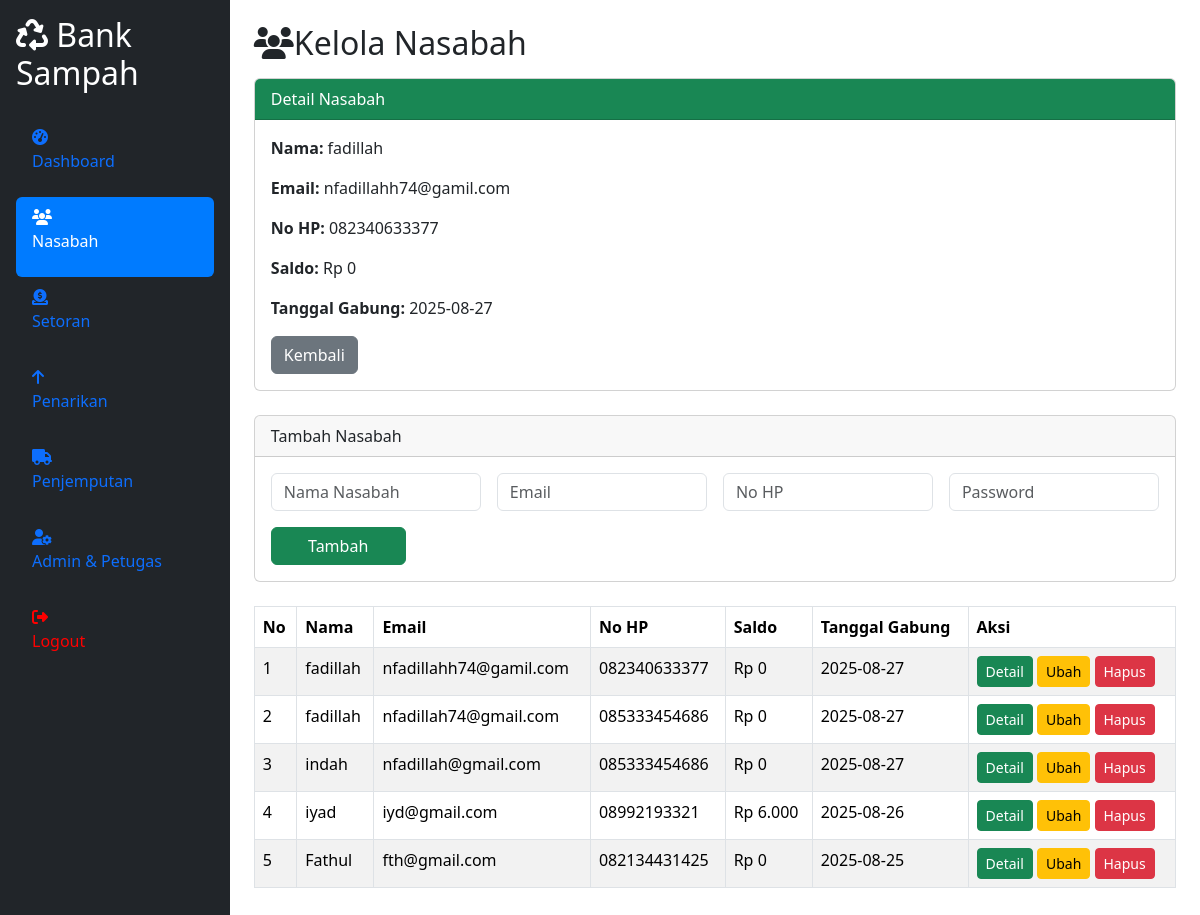
The page /nasabah.php?detail=7 (signed in) on the database its author committed.
### tables this page shows
CREATE TABLE `users` (
  `id` int(11) NOT NULL,
  `nama` varchar(100) NOT NULL,
  `email` varchar(100) NOT NULL,
  `password` varchar(255) NOT NULL,
  `no_hp` varchar(20) DEFAULT NULL,
  `alamat` text DEFAULT NULL,
  `role` enum('nasabah','admin','petugas') DEFAULT 'nasabah',
  `created_at` date NOT NULL DEFAULT current_timestamp(),
  `nama_lengkap` varchar(255) DEFAULT NULL,
  `gender` enum('Pria','Wanita') DEFAULT NULL,
  `foto` varchar(255) DEFAULT NULL
);

### nasabah.php (the view, shortened to what this page needs)
<?php
include "conn.php";
$active_page = 'nasabah';
$result = $conn->query("SELECT u.id, u.nama, u.email, u.no_hp, u.created_at,
                        IFNULL(s.total_saldo,0) as saldo
                        FROM users u
                        LEFT JOIN saldo s ON u.id = s.user_id
                        WHERE u.role='nasabah'
                        ORDER BY u.created_at DESC");
$detail_nasabah = null;
if (isset($_GET['detail'])) {
    $id = (int) $_GET['detail'];
    $detail = $conn->query("SELECT u.*, IFNULL(s.total_saldo,0) as saldo
                            FROM users u
                            LEFT JOIN saldo s ON u.id=s.user_id
                            WHERE u.id=$id");
    if ($detail->num_rows > 0) {
        $detail_nasabah = $detail->fetch_assoc();
    }
}
?>
<!DOCTYPE html>
<html lang="id">
<head>
  <link href="https://cdn.jsdelivr.net/npm/bootstrap@5.3.2/dist/css/bootstrap.min.css" rel="stylesheet">
  <link rel="stylesheet" href="https://cdnjs.cloudflare.com/ajax/libs/font-awesome/6.5.0/css/all.min.css">
</head>
<body>
<div class="wrapper d-flex">
  <aside class="main-sidebar sidebar-dark-primary bg-dark p-3">
    <h2 class="text-white"><i class="fas fa-recycle"></i> Bank Sampah</h2>
    <ul class="nav nav-pills nav-sidebar flex-column mt-4">
      <li class="nav-item">
        <a href="dashboard.php" class="nav-link <?php if ($active_page=='dashboard') echo 'active'; ?>">
          <i class="fas fa-tachometer-alt"></i> <p>Dashboard</p>
        </a>
      </li>
      <li class="nav-item">
        <a href="nasabah.php" class="nav-link <?php if ($active_page=='nasabah') echo 'active'; ?>">
          <i class="fas fa-users"></i> <p>Nasabah</p>
        </a>
      </li>
      <li class="nav-item">
          <a href="transaksi_setor.php" class="nav-link <?php if ($active_page == 'transaksi_setor') echo 'active'; ?>">
              <i class="fas fa-donate"></i>
              <p>Setoran</p>
          </a>
        </li>
        <li class="nav-item">
          <a href="transaksi_tarik.php" class="nav-link <?php if ($active_page == 'transaksi_tarik') echo 'active'; ?>">
              <i class="fas fa-arrow-up"></i>
              <p>Penarikan</p>
          </a>
        </li>
      <li class="nav-item">
        <a href="penjemputan.php" class="nav-link <?php if ($active_page=='penjemputan') echo 'active'; ?>">
          <i class="fas fa-truck"></i> <p>Penjemputan</p>
        </a>
      </li>
      <li class="nav-item">
        <a href="admin.php" class="nav-link <?php if ($active_page=='admin') echo 'active'; ?>">
          <i class="fas fa-user-cog"></i> <p>Admin & Petugas</p>
        </a>
      </li>
      <li class="nav-item">
        <a href="logout.php" class="nav-link logout-link">
          <i class="fas fa-sign-out-alt"></i> <p>Logout</p>
        </a>
      </li>
    </ul>
  </aside>
  <div class="content p-4 w-100">
    <h2 class="mb-3"><i class="fas fa-users"></i>Kelola Nasabah</h2>
<?php if ($detail_nasabah): ?>
<div class="card mb-4">
    <div class="card-header bg-success text-white">Detail Nasabah</div>
    <div class="card-body">
        <p><b>Nama:</b> <?= $detail_nasabah['nama'] ?></p>
        <p><b>Email:</b> <?= $detail_nasabah['email'] ?></p>
        <p><b>No HP:</b> <?= $detail_nasabah['no_hp'] ?></p>
        <p><b>Saldo:</b> Rp <?= number_format($detail_nasabah['saldo'],0,',','.') ?></p>
        <p><b>Tanggal Gabung:</b> <?= $detail_nasabah['created_at'] ?></p>
        <a href="nasabah.php" class="btn btn-secondary">Kembali</a>
    </div>
</div>
<?php endif; ?>
    <div class="card mb-4">
        <div class="card-header">Tambah Nasabah</div>
        <div class="card-body">
            <form method="POST">
                <div class="row g-3">
                    <div class="col-md-3">
                        <input type="text" name="nama" class="form-control" placeholder="Nama Nasabah" required>
                    </div>
                    <div class="col-md-3">
                        <input type="text" name="email" class="form-control" placeholder="Email" required>
                    </div>
                    <div class="col-md-3">
                        <input type="text" name="no_hp" class="form-control" placeholder="No HP" required>
                    </div>
                    <div class="col-md-3">
                        <input type="password" name="password" class="form-control" placeholder="Password" required>
                    </div>
                    <div class="col-md-2 d-flex justify-content-end">
                        <button type="submit" name="tambah_nasabah" class="btn btn-success w-100">Tambah</button>
                    </div>
                </div>
            </form>
        </div>
    </div>
    <table class="table table-bordered table-striped">
        <thead >
            <tr>
                <th>No</th>
                <th>Nama</th>
                <th>Email</th>
                <th>No HP</th>
                <th>Saldo</th>
                <th>Tanggal Gabung</th>
                <th>Aksi</th>
            </tr>
        </thead>
<tbody>
<?php
$no = 1;
while ($d = $result->fetch_assoc()) {
    echo "<tr>
        <td>" . $no++ . "</td>
            <td>{$d['nama']}</td>
            <td>{$d['email']}</td>
            <td>{$d['no_hp']}</td>
            <td>Rp " . number_format($d['saldo'], 0, ',', '.') . "</td>
            <td>{$d['created_at']}</td>
            <td>
                <a href='?detail={$d['id']}' class='btn btn-success btn-sm'>Detail</a>
                <a href='?edit={$d['id']}' class='btn btn-warning btn-sm' onclick='return confirm(\"Ubah Data Nasabah ini?\")'>Ubah</a>
                <a href='?hapus={$d['id']}' class='btn btn-danger btn-sm' onclick='return confirm(\"Hapus nasabah ini?\")'>Hapus</a>
            </td>
          </tr>";
}
?>
</tbody>
    </table>
  </div>
</div>
</body>
</html>

### nasabah.php (style rules this page uses)
.main-sidebar { min-height: 100vh; }
.nav-link.active { background-color: #007bff !important; color: white !important; }
.logout-link { color: red !important; }

### rows shown on the page
users: nama "fadillah", email "nfadillahh74@gamil.com", no_hp "082340633377", created_at "2025-08-27", saldo "0"
users: nama "fadillah", email "nfadillah74@gmail.com", no_hp "085333454686", saldo "0", created_at "2025-08-27"
users: nama "indah", email "nfadillah@gmail.com", no_hp "085333454686", saldo "0", created_at "2025-08-27"
users: nama "iyad", email "iyd@gmail.com", no_hp "08992193321", saldo "6.000", created_at "2025-08-26"
users: nama "Fathul", email "fth@gmail.com", no_hp "082134431425", saldo "0", created_at "2025-08-25"

### other values the page prints
$detail_nasabah['saldo'] "0"
